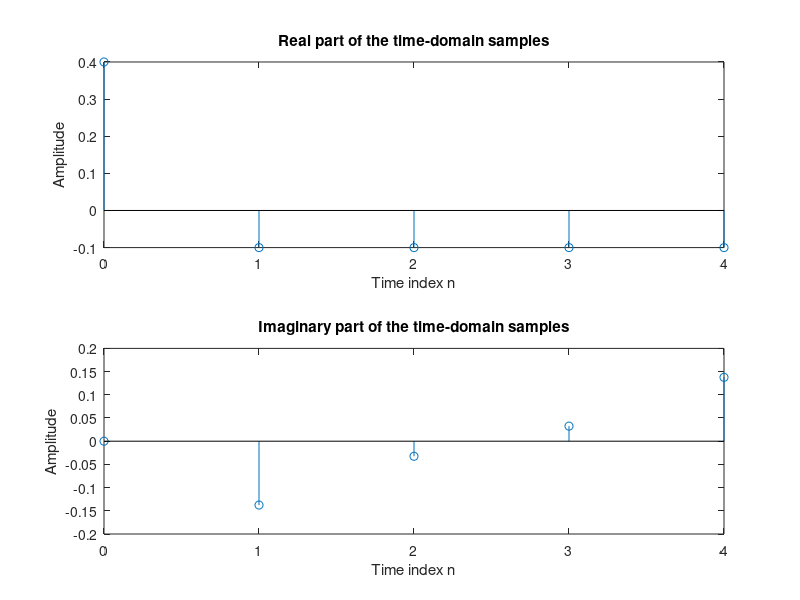

Reproduce this figure in MATLAB.
% Program 5_2
% Illustration of IDFT Computation
%
% Read in the length K of the DFT and the desired
% length N of the IDFT
K = input('Type in the length of the DFT = ');
N = input('Type in the length of the IDFT = ');
%  Generate the length-K DFT sequence
k = 0:K-1;
V = k/K;
%  Compute its N-point IDFT
v = ifft(V,N);
% Plot the DFT and its IDFT
stem(k,V)
xlabel('Frequency index k'); ylabel('Amplitude')
title('Original DFT samples')
pause
subplot(2,1,1)
n = 0:N-1;
stem(n,real(v))
title('Real part of the time-domain samples')
xlabel('Time index n'); ylabel('Amplitude')
subplot(2,1,2)
stem(n,imag(v))
title('Imaginary part of the time-domain samples')
xlabel('Time index n'); ylabel('Amplitude')